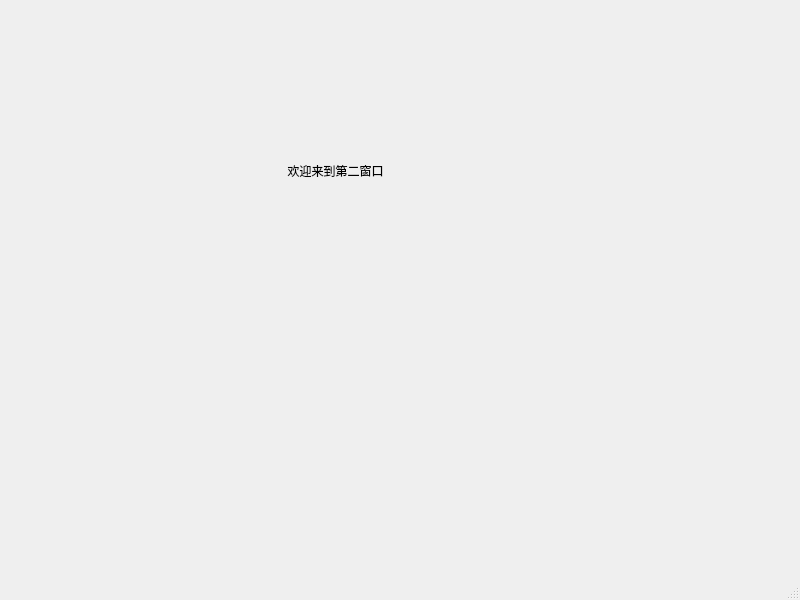
<?xml version="1.0" encoding="UTF-8"?>
<ui version="4.0">
 <class>mySecondWindow</class>
 <widget class="QMainWindow" name="mySecondWindow">
  <property name="geometry">
   <rect>
    <x>0</x>
    <y>0</y>
    <width>800</width>
    <height>600</height>
   </rect>
  </property>
  <property name="windowTitle">
   <string>MainWindow</string>
  </property>
  <widget class="QWidget" name="centralwidget">
   <widget class="QLabel" name="label">
    <property name="geometry">
     <rect>
      <x>240</x>
      <y>110</y>
      <width>191</width>
      <height>121</height>
     </rect>
    </property>
    <property name="text">
     <string>欢迎来到第二窗口</string>
    </property>
    <property name="alignment">
     <set>Qt::AlignCenter</set>
    </property>
   </widget>
  </widget>
  <widget class="QMenuBar" name="menubar">
   <property name="geometry">
    <rect>
     <x>0</x>
     <y>0</y>
     <width>800</width>
     <height>21</height>
    </rect>
   </property>
  </widget>
  <widget class="QStatusBar" name="statusbar"/>
 </widget>
 <resources/>
 <connections/>
</ui>
